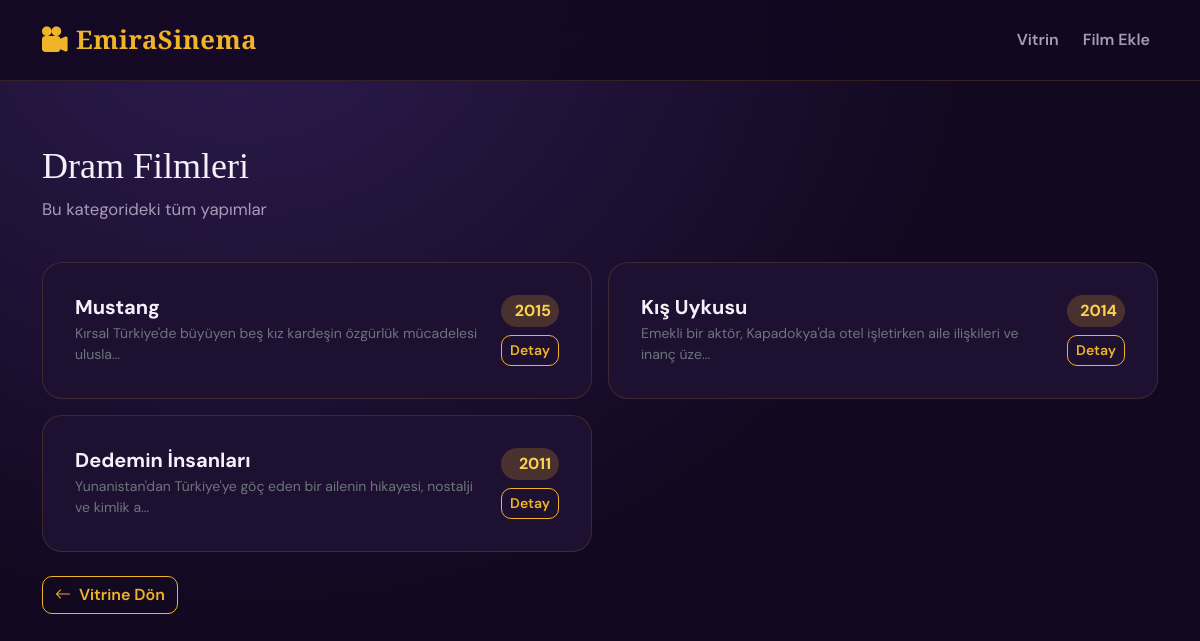
Screenshot of /EmiraSinema/kategori.php?turId=1 with the database file from the repository.
### tables this page shows
CREATE TABLE genres (
    id INT AUTO_INCREMENT PRIMARY KEY,
    genre_name VARCHAR(100) NOT NULL
);

CREATE TABLE movies (
    id INT AUTO_INCREMENT PRIMARY KEY,
    title VARCHAR(200) NOT NULL,
    release_year INT,
    genre_id INT,
    director_id INT,
    summary TEXT,
    poster_image LONGBLOB,
    FOREIGN KEY (genre_id) REFERENCES genres(id),
    FOREIGN KEY (director_id) REFERENCES directors(id)
);

### EmiraSinema/db_connect.php (called while the page is built, shortened)
<?php
function emira_kisalt($metin, $uzunluk = 90) {
    $metin = $metin ?? '';
    return strlen($metin) <= $uzunluk ? $metin : substr($metin, 0, $uzunluk) . '...';
}

### EmiraSinema/kategori.php (the view, shortened to what this page needs)
<?php
require 'db_connect.php';
include 'header.php';
$turId = isset($_GET['turId']) ? (int) $_GET['turId'] : 0;
$stmt_genre = $pdo->prepare('SELECT genre_name FROM genres WHERE id = :id');
$stmt_genre->execute(['id' => $turId]);
$genreInfo = $stmt_genre->fetch(PDO::FETCH_ASSOC);
$sql_movies = 'SELECT id, title, release_year, summary FROM movies WHERE genre_id = :genre_id ORDER BY release_year DESC';
$stmt_movies = $pdo->prepare($sql_movies);
$stmt_movies->execute(['genre_id' => $turId]);
$category_movies = $stmt_movies->fetchAll(PDO::FETCH_ASSOC);
?>
<div class="page-hero">
    <h1><?= htmlspecialchars($genreInfo['genre_name']) ?> Filmleri</h1>
    <p>Bu kategorideki tüm yapımlar</p>
</div>
<div class="row g-3">
    <?php if (empty($category_movies)): ?>
        <div class="col-12"><div class="alert-emira p-4 text-center">Bu kategoride film yok.</div></div>
    <?php else: ?>
        <?php foreach ($category_movies as $m): ?>
            <div class="col-md-6">
                <div class="panel-emira d-flex justify-content-between align-items-center">
                    <div>
                        <h5 class="fw-bold mb-1"><?= htmlspecialchars($m['title']) ?></h5>
                        <p class="text-secondary mb-0 small"><?= htmlspecialchars(emira_kisalt($m['summary'] ?? '', 80)) ?></p>
                    </div>
                    <div class="text-end ms-3">
                        <span class="badge-year px-2 py-1 d-block mb-2"><?= $m['release_year'] ?></span>
                        <a href="film_detay.php?filmId=<?= $m['id'] ?>" class="btn btn-sm btn-outline-gold">Detay</a>
                    </div>
                </div>
            </div>
        <?php endforeach; ?>
    <?php endif; ?>
</div>
<div class="mt-4">
    <a href="index.php" class="btn btn-outline-gold"><i class="bi bi-arrow-left me-1"></i> Vitrine Dön</a>
</div>
</div>
</body>
</html>

### EmiraSinema/assets/emira-cine.css (style rules this page uses)
:root { --bg-deep: #12081f; --bg-card: #1e1030; --bg-elevated: #2a1840; --gold: #f0b429; --gold-soft: #fcd34d; --rose: #e879a9; --text: #f5f0fa; --muted: #a89bb8; --border: rgba(240, 180, 41, 0.15); }
* { box-sizing: border-box; }
body { font-family: 'DM Sans', system-ui, sans-serif; background: radial-gradient(ellipse at 20% 0%, #2d1b4e 0%, var(--bg-deep) 55%); color: var(--text); min-height: 100vh; }
h1, h2, h3, .brand-title { font-family: 'Playfair Display', Georgia, serif; }
.btn-outline-gold { border: 1px solid var(--gold); color: var(--gold) !important; border-radius: 10px; font-weight: 600; background: transparent; }
.badge-year { background: rgba(240, 180, 41, 0.2); color: var(--gold-soft); border-radius: 20px; font-weight: 700; }
.panel-emira { background: var(--bg-card); border: 1px solid var(--border); border-radius: 20px; padding: 2rem; }
.page-hero { padding: 2.5rem 0 1.5rem; }
.page-hero h1 { font-size: 2.25rem; color: var(--text); margin-bottom: 0.5rem; }
.page-hero p { color: var(--muted); font-size: 1.05rem; }

### rows the page displays
genres: genre_name "Dram"
movies: title "Mustang", summary "Kırsal Türkiye'de büyüyen beş kız kardeşin özgürlük mücadelesi ulusla...", release_year "2015"
movies: title "Kış Uykusu", summary "Emekli bir aktör, Kapadokya'da otel işletirken aile ilişkileri ve inanç üze...", release_year "2014"
movies: title "Dedemin İnsanları", summary "Yunanistan'dan Türkiye'ye göç eden bir ailenin hikayesi, nostalji ve kimlik a...", release_year "2011"
